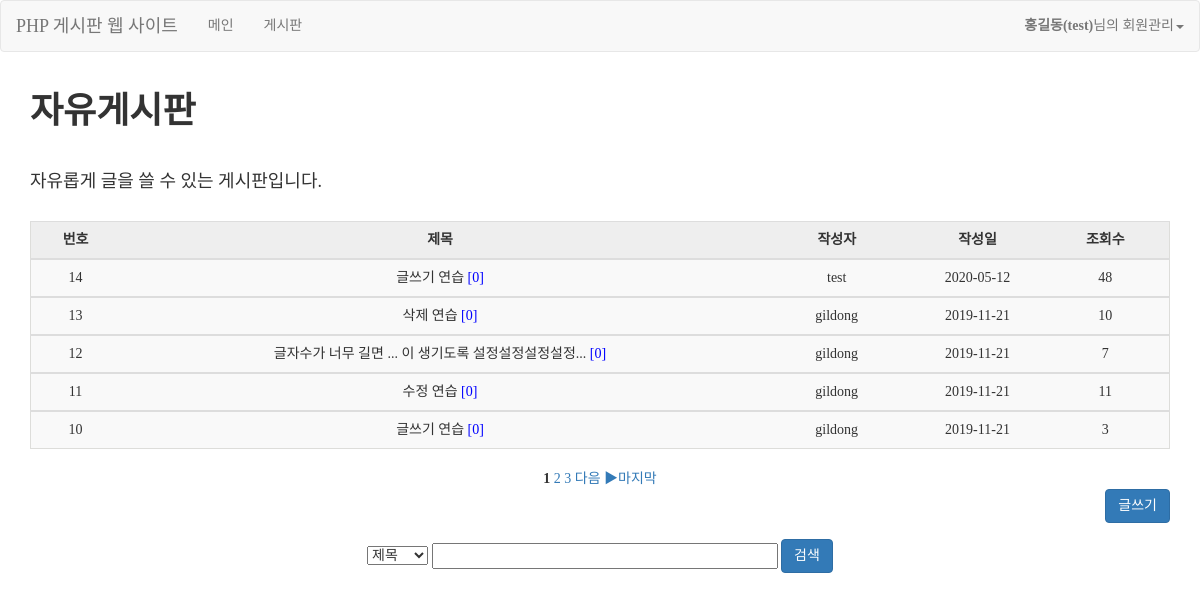
/gimal/list.php (signed in), run on the app's committed database.
### tables this page shows
CREATE TABLE `board` (
  `idx` int(11) NOT NULL,
  `name` varchar(100) NOT NULL,
  `pw` varchar(100) NOT NULL,
  `title` varchar(100) NOT NULL,
  `content` text NOT NULL,
  `date` date NOT NULL,
  `hit` int(11) NOT NULL,
  `lock_post` int(11) NOT NULL
);

### gimal/db/db_con.php (called while the page is built)
<?php
	$db_id="root";
	$db_pw="";
	$db_name="bbs";
	$db_domain="localhost";
	$db=mysqli_connect($db_domain,$db_id,$db_pw,$db_name);
	function mq($sql){
		global $db;
		return $db->query($sql);
	}
?>

### gimal/list.php (the view, shortened to what this page needs)
<?php
	include_once "./config.php";
	include_once "./db/db_con.php";
	if (isset($_GET["page"]))
		$page = $_GET["page"];
	else
		$page = 1;
?>
<!DOCTYPE html>
<html>
	<head>
		<?php include_once "./fragments/head.php";?>
	</head>
	<body>
		<nav class="navbar navbar-default">
			<?php include_once "./fragments/header.php";?>
		</nav>
		<div class="container">
			<div id="board_area">
			  <h1><b>자유게시판</b></h1><br>
			  <h4>자유롭게 글을 쓸 수 있는 게시판입니다.</h4><br>
			  <table class="table table-striped" style="text-align: center; border: 1px solid #ddddda">
			  	<tr>
					<th style="background-color: #eeeeee; text-align: center;">번호</th>
					<th style="background-color: #eeeeee; text-align: center;">제목</th>
					<th style="background-color: #eeeeee; text-align: center;">작성자</th>
					<th style="background-color: #eeeeee; text-align: center;">작성일</th>
					<th style="background-color: #eeeeee; text-align: center;">조회수</th>
			    </tr>
			    <?php
			    	$sql = mq("select
			    					*
			    			   from
			    					board
			    			");
			    	$total_record = mysqli_num_rows($sql);
			    	$list = 5;
			  		$block_cnt = 5;
			  		$block_num = ceil($page / $block_cnt);
			  		$block_start = (($block_num - 1) * $block_cnt) + 1;
			    	$block_end = $block_start + $block_cnt - 1;
			    	$total_page = ceil($total_record / $list);
			    	if($block_end > $total_page){
			    		$block_end = $total_page;
			    	}
			    	$page_start = ($page - 1) * $list;
			    	$sql2 = mq("select
			    					*
			    				from
			    					board
			    				order by
			    					idx desc limit $page_start, $list
			    			");
			    	while($board = $sql2->fetch_array()){
			    		$title=$board["title"];
			    		if(strlen($title)>30){
			    			$title=str_replace($board["title"],mb_substr($board["title"],0,30,"utf-8")."...",$board["title"]);
			    		}
			    		$sql3 = mq("select
			    						*
			    				    from
			    						reply
			    					where
			    						con_num='".$board['idx']."'
			    				");
			    		$rep_count = mysqli_num_rows($sql3);
			    ?>
			      <tbody>
			      	<tr>
			          <td width="70"><?=$board['idx']; ?></td>
			          <td width="500">
			          <?php
			          	$lockimg="<img src='./img/lock.png' alt='lock' title='lock' width='18' height='18'>";
			          	if($board['lock_post']=="1"){
			          ?>
			          		<span class="lock_check" style="cursor:pointer" data-action="./read.php?idx="
			          		data-check=<?=$role ?> data-idx="<?=$board['idx']?>" ><?=$title?> <?=$lockimg?></span>
			          <?php
			          	}else{
			          ?>
			          		<span class="read_check" style="cursor:pointer" data-action="./read.php?idx=<?=$board['idx']?>" ><?=$title?></span>
			          		<span style="color:blue;">[<?=$rep_count?>]</span></td>
			          <?php
			          	}
			          ?>
			          <td width="120"><?=$board['name'];?></td>
			          <td width="100"><?=$board['date'];?></td>
			          <td width="100"><?=$board['hit']; ?></td>
			        </tr>
			      </tbody>
			      <?php } ?>
			    </table>
			    <div id="page_num" style="text-align: center;">
			    	<?php
				    	for($i = $block_start; $i <= $block_end; $i++){
				    		if($page == $i){
				    			echo "<b> $i </b>";
				    		} else {
				    			echo "<a href='list.php?page=$i'> $i </a>";
				    		}
				    	}
				    	if($page >= $total_page){
				    	} else {
				    		$next = $page + 1;
				    		echo "<a href='list.php?page=$next'> 다음 ▶</a>";
				    	}
				    	if($page >= $total_page){
				    	} else {
				    		echo "<a href='list.php?page=$total_page'>마지막</a>";
				    	}
					?>
				</div>
			    <div id="write_btn">
			      <a href="write.php"><button class="btn btn-primary pull-right" >글쓰기</button></a>
			    </div>
			  <div id="search_box" style="text-align: center; padding-top: 50px;">
			  	<form action="search_result.php" method="get">
			  		<select name="category">
			  			<option value="title">제목</option>
			  		</select>
			  		<input type="text" name="search" size="40" required="required">
			  			<button class="btn btn-primary">검색</button>
			  	</form>
			  </div>
		  </div>
		</div>
	</body>
</html>

### gimal/css/custom.css (style rules this page uses)
* { font-family : "Nanum Gothic"; }
h1 { font-family : "Hanna"; }

### data on the page
board: idx "14", title "글쓰기 연습", rep_count "0", name "test", date "2020-05-12", hit "48"
board: idx "13", title "삭제 연습", rep_count "0", name "gildong", date "2019-11-21", hit "10"
board: idx "12", title "글자수가 너무 길면 ... 이 생기도록 설정설정설정설정...", rep_count "0", name "gildong", date "2019-11-21", hit "7"
board: idx "11", title "수정 연습", rep_count "0", name "gildong", date "2019-11-21", hit "11"
board: idx "10", title "글쓰기 연습", rep_count "0", name "gildong", date "2019-11-21", hit "3"

### other printed values
$logged "홍길동(test)"
